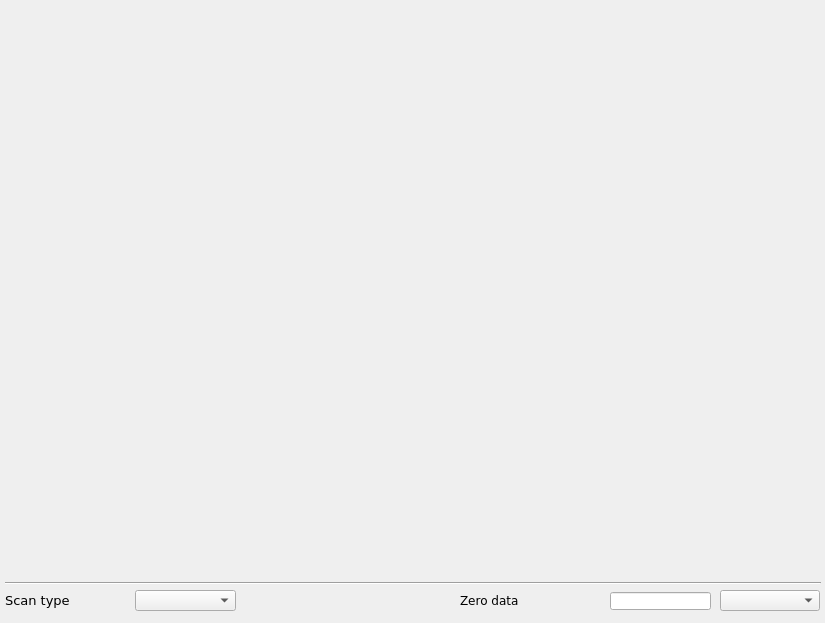
<?xml version="1.0" encoding="UTF-8"?>
<ui version="4.0">
 <class>MainWindow</class>
 <widget class="QMainWindow" name="MainWindow">
  <property name="geometry">
   <rect>
    <x>0</x>
    <y>0</y>
    <width>825</width>
    <height>623</height>
   </rect>
  </property>
  <property name="windowTitle">
   <string/>
  </property>
  <property name="Title" stdset="0">
   <string>$(BPM)</string>
  </property>
  <widget class="QWidget" name="centralwidget">
   <widget class="caStripPlot" name="castripplot">
    <property name="geometry">
     <rect>
      <x>5</x>
      <y>5</y>
      <width>821</width>
      <height>566</height>
     </rect>
    </property>
    <property name="sizePolicy">
     <sizepolicy hsizetype="Expanding" vsizetype="Expanding">
      <horstretch>3</horstretch>
      <verstretch>0</verstretch>
     </sizepolicy>
    </property>
    <property name="Title" stdset="0">
     <string notr="true">SUM signal</string>
    </property>
    <property name="TitleX">
     <string notr="true">Time</string>
    </property>
    <property name="TitleY">
     <string notr="true">Arbitrary units</string>
    </property>
    <property name="channels" stdset="0">
     <string notr="true">;$(BPM):sa.Sum</string>
    </property>
    <property name="period">
     <double>10.000000000000000</double>
    </property>
    <property name="YAxisScaling" stdset="0">
     <enum>caStripPlot::autoScale</enum>
    </property>
    <property name="YaxisLimitsMax_1">
     <double>1000000.000000000000000</double>
    </property>
    <property name="YaxisLimitsMin_1">
     <double>-1000000.000000000000000</double>
    </property>
    <property name="color_1">
     <color>
      <red>255</red>
      <green>170</green>
      <blue>0</blue>
     </color>
    </property>
    <property name="foreground">
     <color alpha="0">
      <red>133</red>
      <green>190</green>
      <blue>232</blue>
     </color>
    </property>
    <property name="background">
     <color>
      <red>255</red>
      <green>255</green>
      <blue>255</blue>
     </color>
    </property>
    <property name="gridColor">
     <color>
      <red>0</red>
      <green>0</green>
      <blue>0</blue>
     </color>
    </property>
    <property name="YaxisEnabled">
     <bool>true</bool>
    </property>
    <property name="LegendEnabled">
     <bool>false</bool>
    </property>
   </widget>
   <widget class="caMenu" name="tbtddcsynth_scan">
    <property name="geometry">
     <rect>
      <x>135</x>
      <y>590</y>
      <width>101</width>
      <height>21</height>
     </rect>
    </property>
    <property name="font">
     <font>
      <family>DejaVu Sans</family>
      <pointsize>9</pointsize>
     </font>
    </property>
    <property name="channel" stdset="0">
     <string notr="true">$(BPM):sa.SCAN</string>
    </property>
   </widget>
   <widget class="QLabel" name="label_21">
    <property name="geometry">
     <rect>
      <x>5</x>
      <y>590</y>
      <width>131</width>
      <height>20</height>
     </rect>
    </property>
    <property name="font">
     <font>
      <family>DejaVu Sans</family>
      <pointsize>10</pointsize>
     </font>
    </property>
    <property name="styleSheet">
     <string notr="true">color: rgb(0, 0, 0);</string>
    </property>
    <property name="text">
     <string>Scan type</string>
    </property>
   </widget>
   <widget class="Line" name="line_2">
    <property name="geometry">
     <rect>
      <x>5</x>
      <y>575</y>
      <width>816</width>
      <height>16</height>
     </rect>
    </property>
    <property name="orientation">
     <enum>Qt::Horizontal</enum>
    </property>
   </widget>
   <widget class="caMenu" name="camenu_14">
    <property name="geometry">
     <rect>
      <x>720</x>
      <y>590</y>
      <width>100</width>
      <height>21</height>
     </rect>
    </property>
    <property name="font">
     <font>
      <family>DejaVu Sans</family>
      <pointsize>9</pointsize>
     </font>
    </property>
    <property name="styleSheet">
     <string notr="true">color: rgb(0, 0, 0);</string>
    </property>
    <property name="frame">
     <bool>true</bool>
    </property>
    <property name="channel" stdset="0">
     <string notr="true">$(BPM):dsp:sa_rate:zero_when_invalid_sp</string>
    </property>
    <property name="labelDisplay">
     <bool>false</bool>
    </property>
   </widget>
   <widget class="caLineEdit" name="calineedit_69">
    <property name="geometry">
     <rect>
      <x>610</x>
      <y>592</y>
      <width>101</width>
      <height>18</height>
     </rect>
    </property>
    <property name="sizePolicy">
     <sizepolicy hsizetype="Preferred" vsizetype="Preferred">
      <horstretch>0</horstretch>
      <verstretch>0</verstretch>
     </sizepolicy>
    </property>
    <property name="font">
     <font>
      <family>DejaVu Sans</family>
      <pointsize>11</pointsize>
      <stylestrategy>PreferDefault</stylestrategy>
     </font>
    </property>
    <property name="alignment">
     <set>Qt::AlignRight|Qt::AlignTrailing|Qt::AlignVCenter</set>
    </property>
    <property name="channel" stdset="0">
     <string notr="true">$(BPM):dsp:sa_rate:zero_when_invalid_mon</string>
    </property>
    <property name="background">
     <color>
      <red>255</red>
      <green>255</green>
      <blue>255</blue>
     </color>
    </property>
    <property name="colorMode">
     <enum>caLineEdit::Static</enum>
    </property>
    <property name="precision">
     <number>4</number>
    </property>
    <property name="precisionMode">
     <enum>caLineEdit::Channel</enum>
    </property>
   </widget>
   <widget class="QLabel" name="label_59">
    <property name="geometry">
     <rect>
      <x>460</x>
      <y>590</y>
      <width>121</width>
      <height>21</height>
     </rect>
    </property>
    <property name="font">
     <font>
      <family>DejaVu Sans</family>
     </font>
    </property>
    <property name="text">
     <string>Zero data </string>
    </property>
   </widget>
  </widget>
 </widget>
 <customwidgets>
  <customwidget>
   <class>QwtPlot</class>
   <extends>QFrame</extends>
   <header>qwt_plot.h</header>
  </customwidget>
  <customwidget>
   <class>caMenu</class>
   <extends>QComboBox</extends>
   <header>caMenu</header>
  </customwidget>
  <customwidget>
   <class>caLineEdit</class>
   <extends>QLineEdit</extends>
   <header>caLineEdit</header>
  </customwidget>
  <customwidget>
   <class>caStripPlot</class>
   <extends>QwtPlot</extends>
   <header>caStripPlot</header>
   <container>1</container>
  </customwidget>
 </customwidgets>
 <resources/>
 <connections/>
 <designerdata>
  <property name="gridDeltaX">
   <number>5</number>
  </property>
  <property name="gridDeltaY">
   <number>5</number>
  </property>
  <property name="gridSnapX">
   <bool>true</bool>
  </property>
  <property name="gridSnapY">
   <bool>true</bool>
  </property>
  <property name="gridVisible">
   <bool>true</bool>
  </property>
 </designerdata>
</ui>
